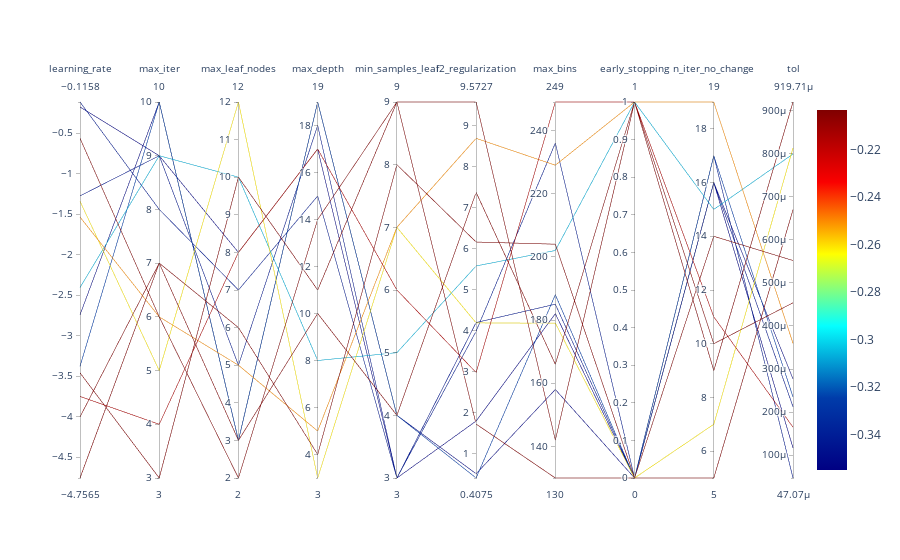

Here is the notebook cell this chart was saved with:
### Markdown cell above
## Parallel Coordinates Plot

### Code cell
spot_tuner.parallel_plot()

### Figure 1 — Plotly figure (JSON) as saved in the notebook; plotly's stock layout.template omitted (floating-point values rounded to 4 significant figures)
{"data": [{"dimensions": [{"label": "learning_rate", "range": [-4.756, -0.1158], "values": [-1.341, -4.756, -0.1158, -3.459, -1.536, -0.5638, -3.75, -2.743, -4.003, -2.406, -1.274, -3.377, -0.177]}, {"label": "max_iter", "range": [3, 10], "values": [5, 7, 8, 3, 6, 6, 4, 10, 7, 9, 9, 10, 9]}, {"label": "max_leaf_nodes", "range": [2, 12], "values": [12, 3, 7, 10, 5, 2, 8, 3, 6, 10, 5, 3, 8]}, {"label": "max_depth", "range": [3, 19], "values": [3, 10, 15, 11, 5, 14, 17, 19, 4, 8, 18, 19, 17]}, {"label": "min_samples_leaf", "range": [3, 9], "values": [7, 4, 3, 9, 7, 9, 6, 4, 8, 5, 3, 4, 3]}, {"label": "l2_regularization", "range": [0.4075, 9.573], "values": [4.188, 7.37, 3.985, 1.722, 8.687, 9.573, 2.978, 0.5116, 6.159, 5.576, 4.197, 0.4075, 1.795]}, {"label": "max_bins", "range": [130, 249], "values": [179, 166, 236, 130, 229, 142, 249, 158, 204, 202, 185, 188, 182]}, {"label": "early_stopping", "range": [0, 1], "values": [0, 1, 0, 0, 1, 1, 1, 0, 0, 1, 0, 0, 0]}, {"label": "n_iter_no_change", "range": [5, 19], "values": [7, 10, 17, 14, 19, 9, 11, 16, 5, 15, 16, 17, 16]}, {"label": "tol", "range": [4.707e-05, 0.0009197], "values": [0.0008129, 0.0004537, 4.707e-05, 0.0005518, 0.0003596, 0.0009197, 0.0001649, 0.000277, 0.0006696, 0.000799, 0.0002126, 0.0002352, 0.000117]}], "line": {"cmax": -0.2034, "cmin": -0.355, "color": [-0.2618, -0.2034, -0.3427, -0.2034, -0.2505, -0.2034, -0.2147, -0.3531, -0.2034, -0.306, -0.3446, -0.3249, -0.355], "colorscale": [[0, "rgb(0,0,131)"], [0.2, "rgb(0,60,170)"], [0.4, "rgb(5,255,255)"], [0.6, "rgb(255,255,0)"], [0.8, "rgb(250,0,0)"], [1, "rgb(128,0,0)"]], "showscale": true}, "type": "parcoords"}], "layout": {}}
